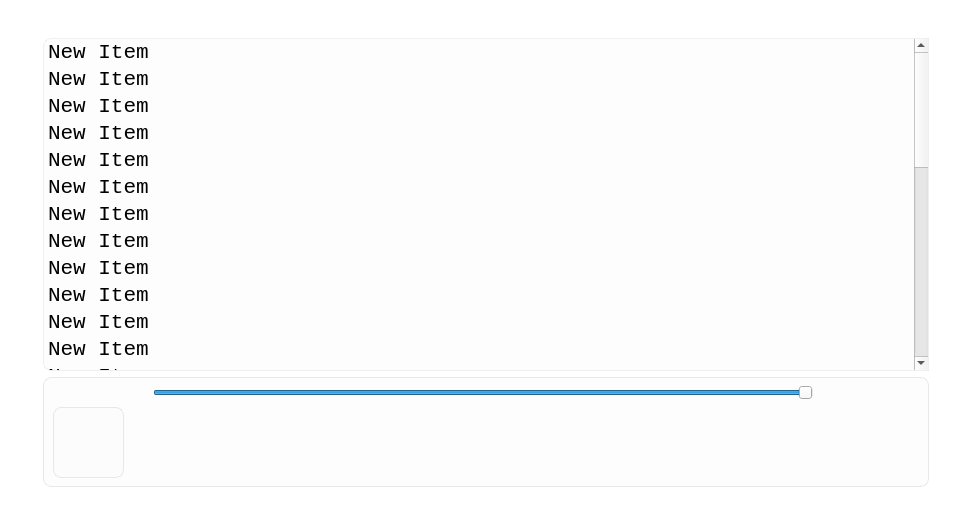
<?xml version="1.0" encoding="UTF-8"?>
<ui version="4.0">
 <class>MainWindow</class>
 <widget class="QMainWindow" name="MainWindow">
  <property name="geometry">
   <rect>
    <x>0</x>
    <y>0</y>
    <width>972</width>
    <height>525</height>
   </rect>
  </property>
  <property name="minimumSize">
   <size>
    <width>700</width>
    <height>0</height>
   </size>
  </property>
  <property name="windowTitle">
   <string>APL - player</string>
  </property>
  <property name="styleSheet">
   <string notr="true">QMainWindow{
background-color: qlineargradient(spread:pad, x1:1, y1:1, x2:0, y2:0, stop:0 rgba(79, 125, 165, 255), stop:1 rgba(255, 255, 255, 255));

background-color:rgb(0,0,0,0);

}</string>
  </property>
  <widget class="QWidget" name="centralwidget">
   <layout class="QGridLayout" name="gridLayout">
    <item row="0" column="0">
     <widget class="QStackedWidget" name="stackedWidget">
      <property name="currentIndex">
       <number>0</number>
      </property>
      <widget class="QWidget" name="page">
       <layout class="QGridLayout" name="gridLayout_2">
        <item row="0" column="1">
         <widget class="QLabel" name="label_4">
          <property name="styleSheet">
           <string notr="true">color:rgba(3,3,3,0);</string>
          </property>
          <property name="text">
           <string>Tex</string>
          </property>
         </widget>
        </item>
        <item row="1" column="0">
         <widget class="QLabel" name="label_3">
          <property name="styleSheet">
           <string notr="true">color:rgba(3,3,3,0);</string>
          </property>
          <property name="text">
           <string>Tex</string>
          </property>
         </widget>
        </item>
        <item row="1" column="1">
         <widget class="QListWidget" name="listmusic">
          <property name="font">
           <font>
            <family>Consolas</family>
            <pointsize>16</pointsize>
           </font>
          </property>
          <property name="styleSheet">
           <string notr="true">QListWidget{
background-color:rgb(249,249,249, 100);
border : 1px solid rgb(217, 217 ,217,100);

border-top-left-radius:8px;
border-bottom-left-radius:8px;
color:black;


}

QListWidget::item{
background-color:rgb(255,255,255,0);;
border : 1px solid rgb(217, 217 ,217, 0);
border-radius:8px;
color:black;
}

QListWidget::item:hover{
background-color:rgb(240, 240, 240, 100);
border : 1px solid rgb(217, 217 ,217, 150);
border-radius:8px;
color:black;
}

QListWidget::item:selected{

background-color:rgb(240, 240, 240, 100);
border : 1px solid rgb(217, 217 ,217,150);
border-radius:8px;
color:black;

}
</string>
          </property>
          <property name="spacing">
           <number>5</number>
          </property>
          <item>
           <property name="text">
            <string>New Item</string>
           </property>
          </item>
          <item>
           <property name="text">
            <string>New Item</string>
           </property>
          </item>
          <item>
           <property name="text">
            <string>New Item</string>
           </property>
          </item>
          <item>
           <property name="text">
            <string>New Item</string>
           </property>
          </item>
          <item>
           <property name="text">
            <string>New Item</string>
           </property>
          </item>
          <item>
           <property name="text">
            <string>New Item</string>
           </property>
          </item>
          <item>
           <property name="text">
            <string>New Item</string>
           </property>
          </item>
          <item>
           <property name="text">
            <string>New Item</string>
           </property>
          </item>
          <item>
           <property name="text">
            <string>New Item</string>
           </property>
          </item>
          <item>
           <property name="text">
            <string>New Item</string>
           </property>
          </item>
          <item>
           <property name="text">
            <string>New Item</string>
           </property>
          </item>
          <item>
           <property name="text">
            <string>New Item</string>
           </property>
          </item>
          <item>
           <property name="text">
            <string>New Item</string>
           </property>
          </item>
          <item>
           <property name="text">
            <string>New Item</string>
           </property>
          </item>
          <item>
           <property name="text">
            <string>New Item</string>
           </property>
          </item>
          <item>
           <property name="text">
            <string>New Item</string>
           </property>
          </item>
          <item>
           <property name="text">
            <string>New Item</string>
           </property>
          </item>
          <item>
           <property name="text">
            <string>New Item</string>
           </property>
          </item>
          <item>
           <property name="text">
            <string>New Item</string>
           </property>
          </item>
          <item>
           <property name="text">
            <string>New Item</string>
           </property>
          </item>
          <item>
           <property name="text">
            <string>New Item</string>
           </property>
          </item>
          <item>
           <property name="text">
            <string>New Item</string>
           </property>
          </item>
          <item>
           <property name="text">
            <string>New Item</string>
           </property>
          </item>
          <item>
           <property name="text">
            <string>New Item</string>
           </property>
          </item>
          <item>
           <property name="text">
            <string>New Item</string>
           </property>
          </item>
          <item>
           <property name="text">
            <string>New Item</string>
           </property>
          </item>
          <item>
           <property name="text">
            <string>New Item</string>
           </property>
          </item>
          <item>
           <property name="text">
            <string>New Item</string>
           </property>
          </item>
          <item>
           <property name="text">
            <string>New Item</string>
           </property>
          </item>
         </widget>
        </item>
        <item row="1" column="2">
         <widget class="QLabel" name="label_2">
          <property name="styleSheet">
           <string notr="true">color:rgba(3,3,3,0);</string>
          </property>
          <property name="text">
           <string>Tex</string>
          </property>
         </widget>
        </item>
        <item row="2" column="1">
         <widget class="QFrame" name="frame">
          <property name="minimumSize">
           <size>
            <width>0</width>
            <height>110</height>
           </size>
          </property>
          <property name="styleSheet">
           <string notr="true">QFrame{
background-color:rgb(249,249,249, 100);
border : 1px solid rgb(217, 217 ,217, 150);
border-radius:8px;



}</string>
          </property>
          <property name="frameShape">
           <enum>QFrame::StyledPanel</enum>
          </property>
          <property name="frameShadow">
           <enum>QFrame::Raised</enum>
          </property>
          <widget class="QLabel" name="btnplay">
           <property name="geometry">
            <rect>
             <x>620</x>
             <y>30</y>
             <width>61</width>
             <height>61</height>
            </rect>
           </property>
           <property name="styleSheet">
            <string notr="true">QLabel{

border:none;border:none;

background-color:none;


}
</string>
           </property>
           <property name="text">
            <string/>
           </property>
           <property name="pixmap">
            <pixmap>../play.png</pixmap>
           </property>
           <property name="scaledContents">
            <bool>true</bool>
           </property>
          </widget>
          <widget class="QLabel" name="lbltime">
           <property name="geometry">
            <rect>
             <x>10</x>
             <y>10</y>
             <width>71</width>
             <height>20</height>
            </rect>
           </property>
           <property name="styleSheet">
            <string notr="true">border:none;

background-color:none;
</string>
           </property>
           <property name="text">
            <string/>
           </property>
          </widget>
          <widget class="QLabel" name="lbltime_2">
           <property name="geometry">
            <rect>
             <x>810</x>
             <y>10</y>
             <width>61</width>
             <height>16</height>
            </rect>
           </property>
           <property name="styleSheet">
            <string notr="true">border:none;
border:none;

background-color:none;
</string>
           </property>
           <property name="text">
            <string/>
           </property>
          </widget>
          <widget class="QSlider" name="seconds">
           <property name="geometry">
            <rect>
             <x>110</x>
             <y>5</y>
             <width>660</width>
             <height>22</height>
            </rect>
           </property>
           <property name="minimum">
            <number>1</number>
           </property>
           <property name="maximum">
            <number>100</number>
           </property>
           <property name="value">
            <number>100</number>
           </property>
           <property name="orientation">
            <enum>Qt::Horizontal</enum>
           </property>
          </widget>
          <widget class="QLabel" name="musicimg">
           <property name="geometry">
            <rect>
             <x>10</x>
             <y>30</y>
             <width>71</width>
             <height>71</height>
            </rect>
           </property>
           <property name="text">
            <string/>
           </property>
           <property name="scaledContents">
            <bool>true</bool>
           </property>
          </widget>
          <widget class="QLabel" name="title">
           <property name="geometry">
            <rect>
             <x>100</x>
             <y>23</y>
             <width>411</width>
             <height>41</height>
            </rect>
           </property>
           <property name="font">
            <font>
             <family>Segoe UI</family>
             <pointsize>14</pointsize>
             <weight>75</weight>
             <bold>true</bold>
            </font>
           </property>
           <property name="styleSheet">
            <string notr="true">border:none;

background-color:none;
border:none;</string>
           </property>
           <property name="text">
            <string/>
           </property>
          </widget>
          <widget class="QLabel" name="zir">
           <property name="geometry">
            <rect>
             <x>100</x>
             <y>60</y>
             <width>411</width>
             <height>31</height>
            </rect>
           </property>
           <property name="font">
            <font>
             <family>Segoe UI</family>
             <pointsize>10</pointsize>
             <weight>50</weight>
             <bold>false</bold>
            </font>
           </property>
           <property name="styleSheet">
            <string notr="true">border:none;border:none;

background-color:none;
</string>
           </property>
           <property name="text">
            <string/>
           </property>
          </widget>
          <widget class="QLabel" name="nextplay">
           <property name="geometry">
            <rect>
             <x>700</x>
             <y>47</y>
             <width>31</width>
             <height>31</height>
            </rect>
           </property>
           <property name="styleSheet">
            <string notr="true">QLabel{

border:none;
border:none;

background-color:none;

}
</string>
           </property>
           <property name="text">
            <string/>
           </property>
           <property name="pixmap">
            <pixmap>../next.png</pixmap>
           </property>
           <property name="scaledContents">
            <bool>true</bool>
           </property>
          </widget>
          <widget class="QLabel" name="previusplay">
           <property name="geometry">
            <rect>
             <x>570</x>
             <y>47</y>
             <width>31</width>
             <height>31</height>
            </rect>
           </property>
           <property name="styleSheet">
            <string notr="true">QLabel{

border:none;
border:none;

background-color:none;

}
</string>
           </property>
           <property name="text">
            <string/>
           </property>
           <property name="pixmap">
            <pixmap>../previus.png</pixmap>
           </property>
           <property name="scaledContents">
            <bool>true</bool>
           </property>
          </widget>
          <widget class="QLabel" name="repeatplay">
           <property name="geometry">
            <rect>
             <x>750</x>
             <y>53</y>
             <width>31</width>
             <height>21</height>
            </rect>
           </property>
           <property name="styleSheet">
            <string notr="true">QLabel{

border:none;
border:none;

background-color:none;

}
</string>
           </property>
           <property name="text">
            <string/>
           </property>
           <property name="pixmap">
            <pixmap>../repeat.png</pixmap>
           </property>
           <property name="scaledContents">
            <bool>true</bool>
           </property>
          </widget>
          <widget class="QLabel" name="rand">
           <property name="geometry">
            <rect>
             <x>520</x>
             <y>50</y>
             <width>31</width>
             <height>21</height>
            </rect>
           </property>
           <property name="styleSheet">
            <string notr="true">QLabel{

border:none;
border:none;

background-color:none;

}
</string>
           </property>
           <property name="text">
            <string/>
           </property>
           <property name="pixmap">
            <pixmap>../random_off.png</pixmap>
           </property>
           <property name="scaledContents">
            <bool>true</bool>
           </property>
          </widget>
          <widget class="QLabel" name="repeatplay_2">
           <property name="geometry">
            <rect>
             <x>960</x>
             <y>50</y>
             <width>161</width>
             <height>51</height>
            </rect>
           </property>
           <property name="styleSheet">
            <string notr="true">QLabel{

border:none;
border:none;

background-color:none;

}
</string>
           </property>
           <property name="text">
            <string/>
           </property>
           <property name="pixmap">
            <pixmap>../logo.png</pixmap>
           </property>
           <property name="scaledContents">
            <bool>true</bool>
           </property>
          </widget>
          <zorder>lbltime</zorder>
          <zorder>lbltime_2</zorder>
          <zorder>seconds</zorder>
          <zorder>musicimg</zorder>
          <zorder>title</zorder>
          <zorder>zir</zorder>
          <zorder>repeatplay_2</zorder>
          <zorder>rand</zorder>
          <zorder>previusplay</zorder>
          <zorder>btnplay</zorder>
          <zorder>nextplay</zorder>
          <zorder>repeatplay</zorder>
         </widget>
        </item>
        <item row="3" column="1">
         <widget class="QLabel" name="label">
          <property name="styleSheet">
           <string notr="true">color:rgba(3,3,3,0);</string>
          </property>
          <property name="text">
           <string>Tex</string>
          </property>
         </widget>
        </item>
       </layout>
      </widget>
      <widget class="QWidget" name="page_2"/>
     </widget>
    </item>
   </layout>
  </widget>
 </widget>
 <resources/>
 <connections/>
</ui>
